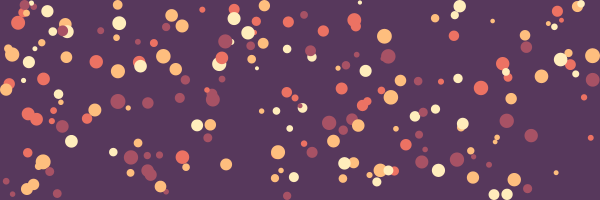
Frame 1 (no input)
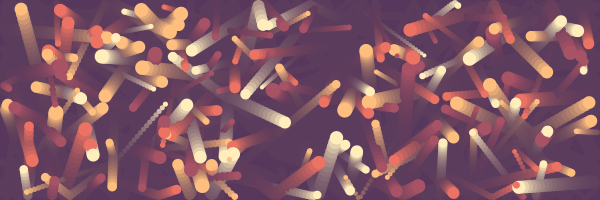
Frame 60 (the mouse pressed at the canvas centre just before this capture)
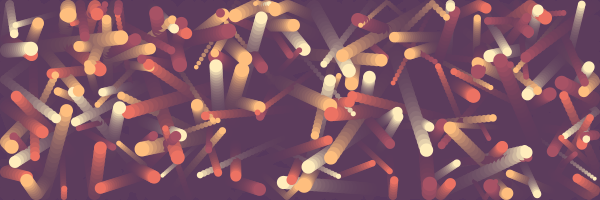
Frame 120 (the mouse held since frame 60 and released just before this capture)

The Processing sketch that drew these frames (run headless with seeded random() and noise(); from frame 60 on, the mouse is pressed at the canvas centre):

// Processing sketch: processing_156589
// ── processing_156589.pde

Mover [] bouncers;

boolean transparentBG = true;


void setup ()
{
  size (600, 200);
  smooth();

  bouncers = new Mover [200];

  for (int i = 0; i < bouncers.length; i++)
  {
    Mover m = new Mover();
    bouncers [i] = m;
  }

  background (#57385c);
  frameRate (30);
}

void draw ()
{
  if (transparentBG)
  {
    fill (#57385c, 40);
    noStroke();
    rect (0, 0, width, height);
  } 
  else background (#57385c);


  int i = 0;
  while (i < bouncers.length )
  {
    Mover m = bouncers [i];
    m.move();
    m.checkEdgesAndBounce();
    m.display();

    i = i + 1;
  }
}


class Mover
{
  PVector direction;
  PVector location;

  float speed;

  float ellipseSize;

  color c;


  Mover () // Konstruktor = setup der Mover Klasse
  {
    setRandomValues();
  }

  Mover (float x, float y) // Konstruktor = setup der Mover Klasse
  {
    setRandomValues ();
  }

  // SET ---------------------------

  void setRandomValues ()
  {
    location = new PVector (random (width), random (height));
    ellipseSize = random (4, 15);

    float angle = random (TWO_PI);
    direction = new PVector (cos (angle), sin (angle));

    speed = random (1, 5);

    setRandomColor();
  }

  void setRandomColor ()
  {
    int colorDice = (int) random (4);

    if (colorDice == 0) c = #ffedbc;
    else if (colorDice == 1) c = #A75265;
    else if (colorDice == 2) c = #ec7263;
    else c = #febe7e;
  }

  // MOVE -----------------------------------------

  void move ()
  {

    PVector velocity = direction.get();
    velocity.mult (speed);
    location.add (velocity);
  }

  // CHECK --------------------------------------------------------

  void checkEdgesAndBounce ()
  {
    float radius = ellipseSize / 2;

    if (location.x < radius )
    {
      location.x = radius ;
      direction.x = direction.x * -1;
    }
    else if (location.x > width-radius )
    {
      location.x = width-radius ;
      direction.x *= -1;
    }

    if (location.y < radius )
    {
      location.y = radius ;
      direction.y *= -1;
    }
    else if (location.y > height-radius )
    {
      location.y = height-radius ;
      direction.y *= -1;
    }
  }

  // DISPLAY ---------------------------------------------------------------

  void display ()
  {
    fill (c);
    ellipse (location.x, location.y, ellipseSize, ellipseSize);
  }
}

void keyPressed ()
{
  transparentBG = !transparentBG;
}
